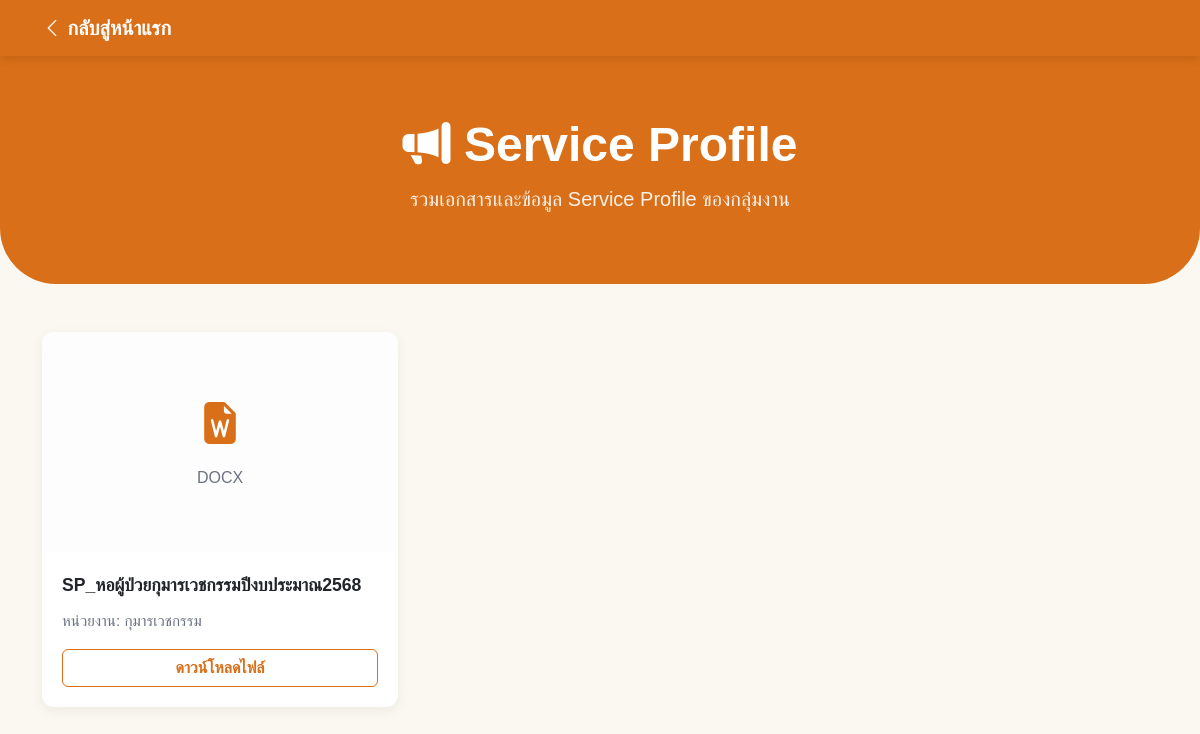
Screenshot of /service_profile.php with the database file from the repository.
### tables this page shows
CREATE TABLE IF NOT EXISTS `department_contents` (
  `id` int NOT NULL AUTO_INCREMENT,
  `department_id` int NOT NULL,
  `section` varchar(50) NOT NULL,
  `title` varchar(255) NOT NULL,
  `content` text,
  `file_name` varchar(255) DEFAULT NULL,
  `link_url` varchar(500) DEFAULT NULL,
  `sort_order` int NOT NULL DEFAULT '0',
  `created_at` timestamp NULL DEFAULT CURRENT_TIMESTAMP,
  PRIMARY KEY (`id`),
  KEY `idx_department_section` (`department_id`,`section`)
);

CREATE TABLE IF NOT EXISTS `departments` (
  `id` int NOT NULL AUTO_INCREMENT,
  `name` varchar(255) NOT NULL,
  `link_url` varchar(255) DEFAULT NULL,
  PRIMARY KEY (`id`)
);

### service_profile.php (the view, shortened to what this page needs)
<?php
require_once 'connect.php';
$dept_id = (int)($_GET['dept_id'] ?? 0);
$backUrl = $dept_id > 0 ? 'department.php?id=' . $dept_id : 'index.php';
$backLabel = $dept_id > 0 ? 'กลับสู่หน้ากลุ่มงาน' : 'กลับสู่หน้าแรก';
$department_name = '';
$stmt = $conn->prepare("SELECT dc.*, d.name AS department_name FROM department_contents dc LEFT JOIN departments d ON d.id = dc.department_id WHERE dc.section IN ('service_profile', 'Service Profile')" . ($dept_id > 0 ? ' AND dc.department_id = :department_id' : '') . " ORDER BY d.name ASC, dc.sort_order ASC, dc.id DESC");
$params = [];
$stmt->execute($params);
$service_profile_items = $stmt->fetchAll(PDO::FETCH_ASSOC);
function renderServiceProfilePreview($fileName) {
    $safeFile = htmlspecialchars($fileName);
    $ext = strtolower(pathinfo($fileName, PATHINFO_EXTENSION));
    if (in_array($ext, ['doc', 'docx'])) {
        return '<div class="service-profile-file-box"><i class="bi bi-file-earmark-word-fill"></i><span>' . strtoupper($ext) . '</span></div>';
    }
    $display = strlen($safeFile) > 60 ? substr($safeFile, 0, 40) . '...' . substr($safeFile, -10) : $safeFile;
    return '<div class="service-profile-file-box"><i class="bi bi-file-earmark-text"></i><span>' . $display . '</span></div>';
}
function serviceProfileActionLabel($fileName, $linkUrl) {
    $ext = strtolower(pathinfo($fileName, PATHINFO_EXTENSION));
    return 'ดาวน์โหลดไฟล์';
}
?>
<!DOCTYPE html>
<html lang="th">
<head>
    <link href="https://cdn.jsdelivr.net/npm/bootstrap@5.3.3/dist/css/bootstrap.min.css" rel="stylesheet">
    <link rel="stylesheet" href="https://cdn.jsdelivr.net/npm/bootstrap-icons@1.11.0/font/bootstrap-icons.css">
</head>
<body>
<nav class="navbar navbar-custom sticky-top">
    <div class="container">
        <a class="navbar-brand" href="<?= htmlspecialchars($backUrl) ?>"><i class="bi bi-chevron-left"></i> <?= htmlspecialchars($backLabel) ?></a>
    </div>
</nav>
<section class="hero-section">
    <div class="container">
        <h1><i class="bi bi-megaphone-fill"></i> Service Profile</h1>
        <?php if (!empty($department_name)): ?>
            <p class="lead mb-0"><?= htmlspecialchars($department_name) ?> - โรงพยาบาลปากช่องนานา</p>
        <?php else: ?>
            <p class="lead mb-0">รวมเอกสารและข้อมูล Service Profile ของกลุ่มงาน</p>
        <?php endif; ?>
    </div>
</section>
<main class="container mb-5">
    <?php if(empty($service_profile_items)): ?>
        <div class="empty-section">ยังไม่มีข้อมูล Service Profile</div>
    <?php else: ?>
        <div class="row g-4">
            <?php foreach($service_profile_items as $item):
                $fileName = $item['file_name'] ?? '';
                $linkUrl = $item['link_url'] ?? '';
                $targetUrl = !empty($linkUrl) ? $linkUrl : (!empty($fileName) ? 'uploads/' . $fileName : '#');
                $actionLabel = serviceProfileActionLabel($fileName, $linkUrl);
            ?>
                <div class="col-md-6 col-xl-4">
                    <article class="card personnel-card service-profile-card h-100">
                        <div class="service-profile-preview">
                            <?= renderServiceProfilePreview($fileName) ?>
                        </div>
                        <div class="card-body">
                            <div class="service-profile-card-title"><?= htmlspecialchars($item['title']) ?></div>
                            <?php if(!empty($item['department_name'])): ?>
                                <div class="service-profile-meta"><span>หน่วยงาน: <?= htmlspecialchars($item['department_name']) ?></span></div>
                            <?php endif; ?>
                            <?php if($targetUrl !== '#'): ?>
                                <a href="<?= htmlspecialchars($targetUrl) ?>" target="_blank" rel="noopener noreferrer" class="btn btn-service w-100"><?= htmlspecialchars($actionLabel) ?></a>
                            <?php endif; ?>
                        </div>
                    </article>
                </div>
            <?php endforeach; ?>
        </div>
    <?php endif; ?>
</main>
</body>
</html>

### service_profile.php (style rules this page uses)
:root { --hosp-orange: #d96f18; --hosp-orange-dark: #b95b0f; --bg-page: #fbf8f2; --text-primary: #2d3748; }
body { background: var(--bg-page); color: var(--text-primary); font-family: 'Sarabun', 'Kanit', Arial, sans-serif; }
.navbar-custom { background: var(--hosp-orange); box-shadow: 0 2px 10px rgba(0,0,0,.12); }
.navbar-custom .navbar-brand, .navbar-custom .nav-link { color: #fff; font-weight: 600; }
.hero-section { background: var(--hosp-orange); color: #fff; padding: 60px 16px 70px; border-radius: 0 0 56px 56px; text-align: center; margin-bottom: 48px; }
.hero-section h1 { font-size: clamp(28px, 4vw, 48px); font-weight: 700; }
.hero-section p { color: rgba(255,255,255,.9); margin-top: 10px; }
.personnel-card { border: 0; border-radius: 12px; overflow: hidden; box-shadow: 0 4px 14px rgba(0,0,0,.06); background: #fff; transition: transform 0.2s ease; }
.service-profile-preview { width: 100%; min-height: 220px; background: #fdfdfd; display: flex; justify-content: center; align-items: center; overflow: hidden; }
.service-profile-preview img, .service-profile-file-box { width: 100%; height: 100%; }
.service-profile-file-box { display: flex; flex-direction: column; align-items: center; justify-content: center; gap: 10px; padding: 24px; color: #6b7280; }
.service-profile-file-box i { font-size: 42px; color: var(--hosp-orange); }
.personnel-card .card-body { display: flex; flex-direction: column; justify-content: center; padding: 1.25rem; }
.service-profile-card { border: 0; border-radius: 12px; overflow: hidden; box-shadow: 0 4px 14px rgba(0,0,0,.06); background: #fff; transition: transform 0.2s ease; }
.service-profile-card .card-body { border-top: none !important; box-shadow: none !important; }
.service-profile-card .service-profile-preview + .card-body, .service-profile-card .service-profile-preview, .service-profile-card .service-profile-preview::before, .service-profile-card .service-profile-preview::after, .service-profile-card .card-body::before, .service-profile-card .card-body::after { border-top: none !important; border-bottom: none !important; box-shadow: none !important; background-clip: padding-box !important; content: none !important; display: block !important; height: auto !important; }
.service-profile-card-title { font-size: 1.1rem; font-weight: 700; margin-bottom: 0.75rem; }
.service-profile-meta { color: #6b7280; margin-bottom: 1rem; font-size: 0.95rem; }
.btn-service { color: var(--hosp-orange); border-color: var(--hosp-orange); font-weight: 600; }

### rows the page displays
department_contents: file_name "DOCX", title "SP_หอผู้ป่วยกุมารเวชกรรมปีงบประมาณ2568", department.name "กุมารเวชกรรม", actionLabel "ดาวน์โหลดไฟล์"

### other values shown
$backLabel "กลับสู่หน้าแรก"
